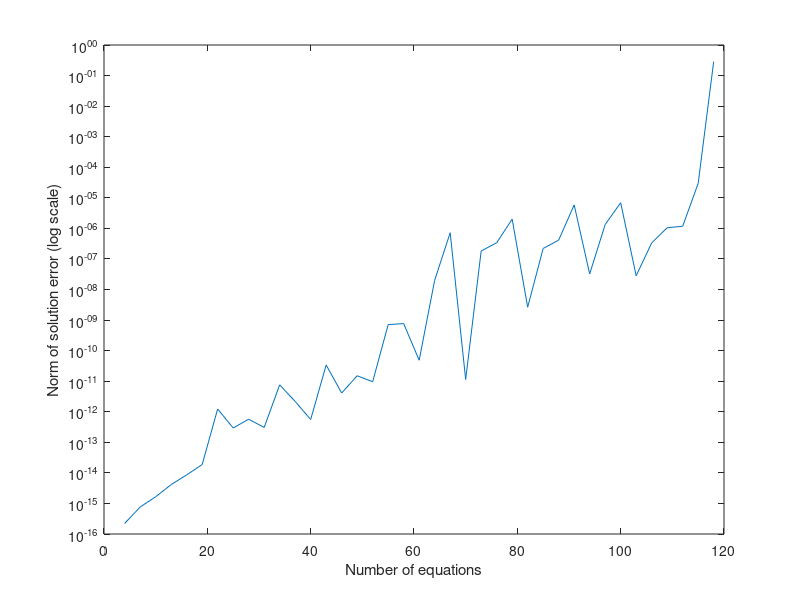

The MATLAB script that drew this image:
err_norms = [];
range = 1:3:120;
for size=range

  A = rand(size, size);
  A = tril(A);
  A = A + 0.1 * eye(size);
  
  x_gt = rand(size, 1);

  b = A * x_gt;
%   x_sol = A\b;
  x_sol = linsolve(A, b);

  err_norms = [err_norms, norm(x_gt - x_sol)];
end

plot(range, err_norms);
xlabel("Number of equations");
ylabel("Norm of solution error (log scale)");
set(gca, 'YScale', 'log')
